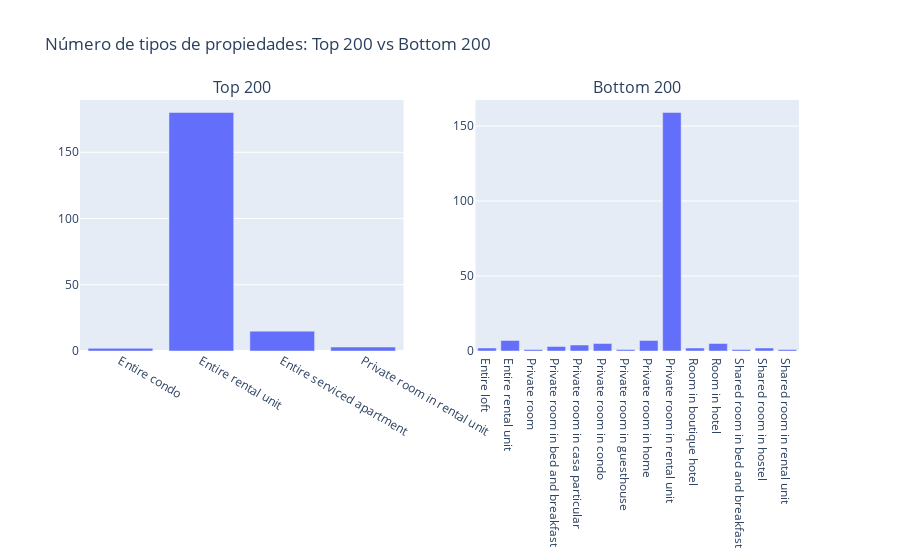

Notebook code for this chart:
### Code cell
# COMPARACION DEL TIPO DE PROPIEDADES DE ALQUILER

property_type_top200 = top_200.groupby('property_type')['property_type'].value_counts()

property_type_bottom200 = bottom_200.groupby('property_type')['property_type'].value_counts()


# Creamos las figuras
fig1= px.bar(x=property_type_top200.index, y=property_type_top200.values, labels={'x': 'Tipo de Propiedad', 'y': 'Número'}, title= 'Número de tipos de propiedades- TOP_200', template='plotly')

fig2= px.bar(x=property_type_bottom200.index,y=property_type_bottom200.values, labels={'x': 'Tipo de Propiedad', 'y': 'Número'}, title= 'Número de tipos de propiedades- BOTTOM_200')

# Crear subplots
fig = make_subplots(rows=1, cols=2, subplot_titles=('Top 200', 'Bottom 200'))

# Añadir las trazas del primer gráfico de barras a la primera columna del subplot
for trace in fig1.data:
    fig.add_trace(trace, row=1, col=1)

# Añadir las trazas del segundo gráfico de barras a la segunda columna del subplot
for trace in fig2.data:
    fig.add_trace(trace, row=1, col=2)

# Actualizar el layout del gráfico
fig.update_layout(title_text='Número de tipos de propiedades: Top 200 vs Bottom 200')

# Guardar el gráfico en un archivo HTML
#pio.write_html(fig, file='9_comparacion_propiedades.html', auto_open=True)

# Mostrar el gráfico
fig.show()

### Figure 1 — Plotly figure (JSON) as saved in the notebook; plotly's stock layout.template omitted (floating-point values rounded to 4 significant figures)
{"data": [{"alignmentgroup": "True", "hovertemplate": "Tipo de Propiedad=%{x}<br>Número=%{y}<extra></extra>", "legendgroup": "", "marker": {"color": "#636efa", "pattern": {"shape": ""}}, "name": "", "offsetgroup": "", "orientation": "v", "showlegend": false, "textposition": "auto", "type": "bar", "x": ["Entire condo", "Entire rental unit", "Entire serviced apartment", "Private room in rental unit"], "xaxis": "x", "y": [2, 180, 15, 3], "yaxis": "y"}, {"alignmentgroup": "True", "hovertemplate": "Tipo de Propiedad=%{x}<br>Número=%{y}<extra></extra>", "legendgroup": "", "marker": {"color": "#636efa", "pattern": {"shape": ""}}, "name": "", "offsetgroup": "", "orientation": "v", "showlegend": false, "textposition": "auto", "type": "bar", "x": ["Entire loft", "Entire rental unit", "Private room", "Private room in bed and breakfast", "Private room in casa particular", "Private room in condo", "Private room in guesthouse", "Private room in home", "Private room in rental unit", "Room in boutique hotel", "Room in hotel", "Shared room in bed and breakfast", "Shared room in hostel", "Shared room in rental unit"], "xaxis": "x2", "y": [2, 7, 1, 3, 4, 5, 1, 7, 159, 2, 5, 1, 2, 1], "yaxis": "y2"}], "layout": {"annotations": [{"font": {"size": 16}, "showarrow": false, "text": "Top 200", "x": 0.225, "xanchor": "center", "xref": "paper", "y": 1, "yanchor": "bottom", "yref": "paper"}, {"font": {"size": 16}, "showarrow": false, "text": "Bottom 200", "x": 0.775, "xanchor": "center", "xref": "paper", "y": 1, "yanchor": "bottom", "yref": "paper"}], "title": {"text": "Número de tipos de propiedades: Top 200 vs Bottom 200"}, "xaxis": {"anchor": "y", "domain": [0, 0.45]}, "xaxis2": {"anchor": "y2", "domain": [0.55, 1]}, "yaxis": {"anchor": "x", "domain": [0, 1]}, "yaxis2": {"anchor": "x2", "domain": [0, 1]}}}
